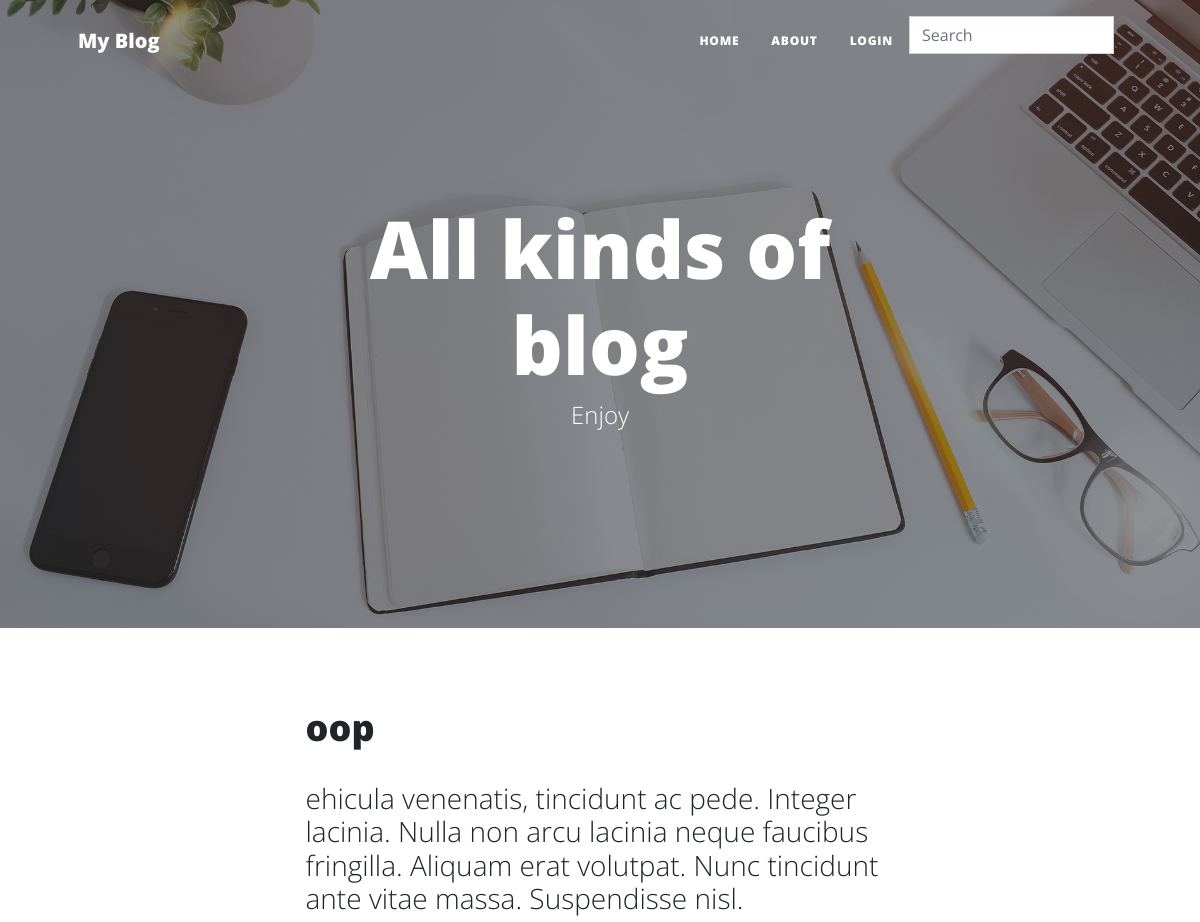
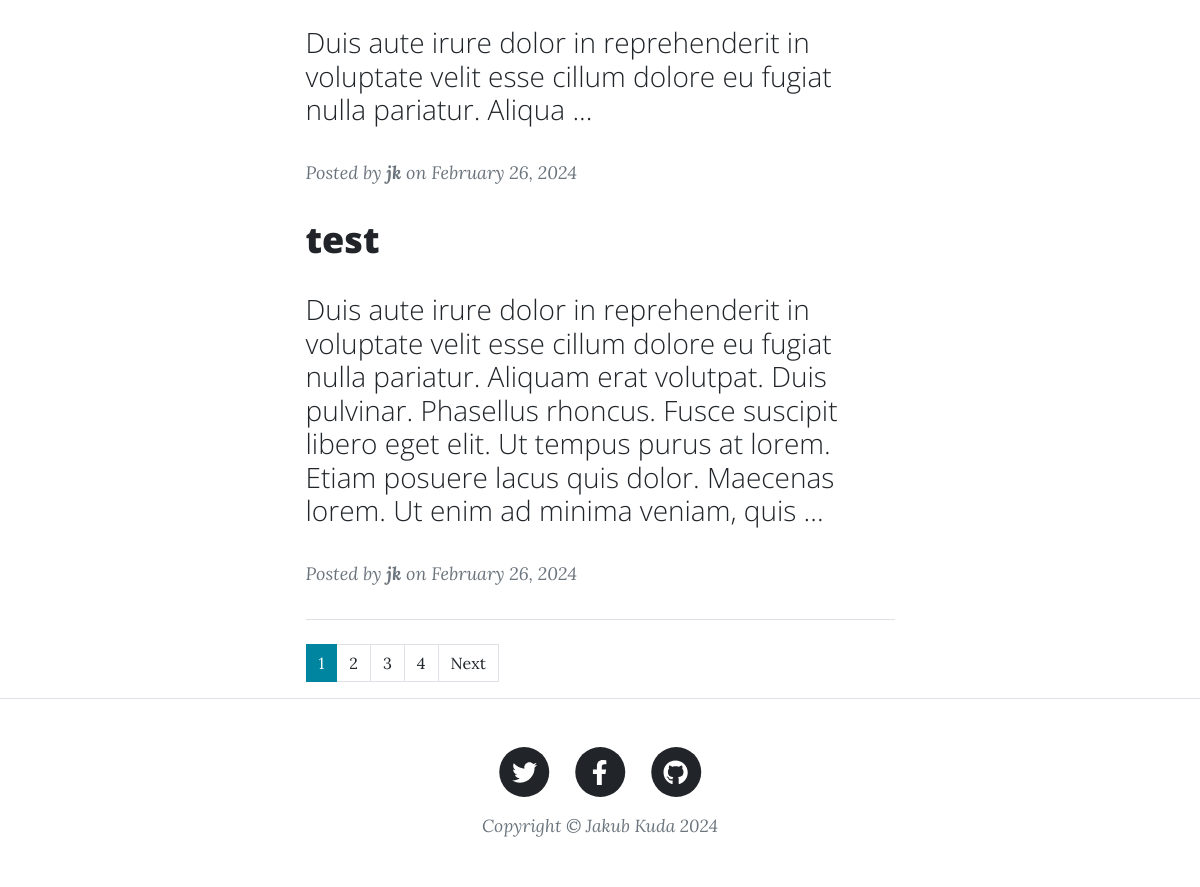
Before: / with the older database file (2 pictures, top to bottom).
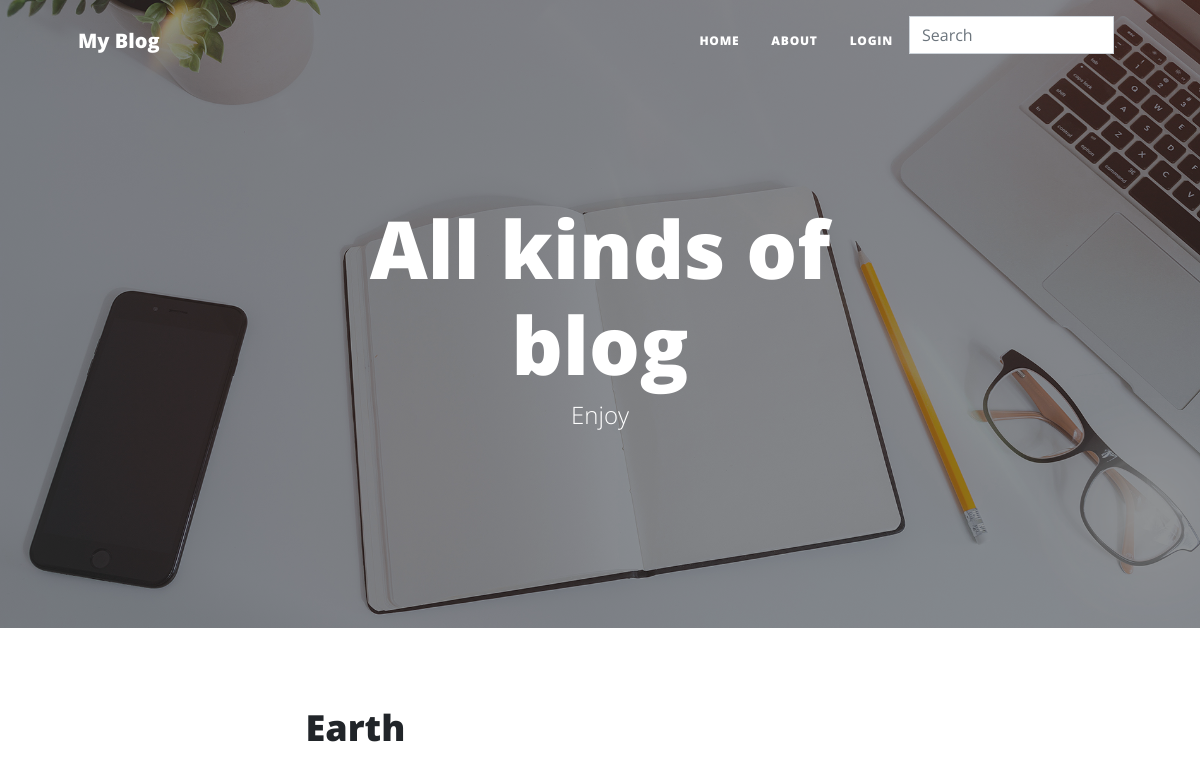
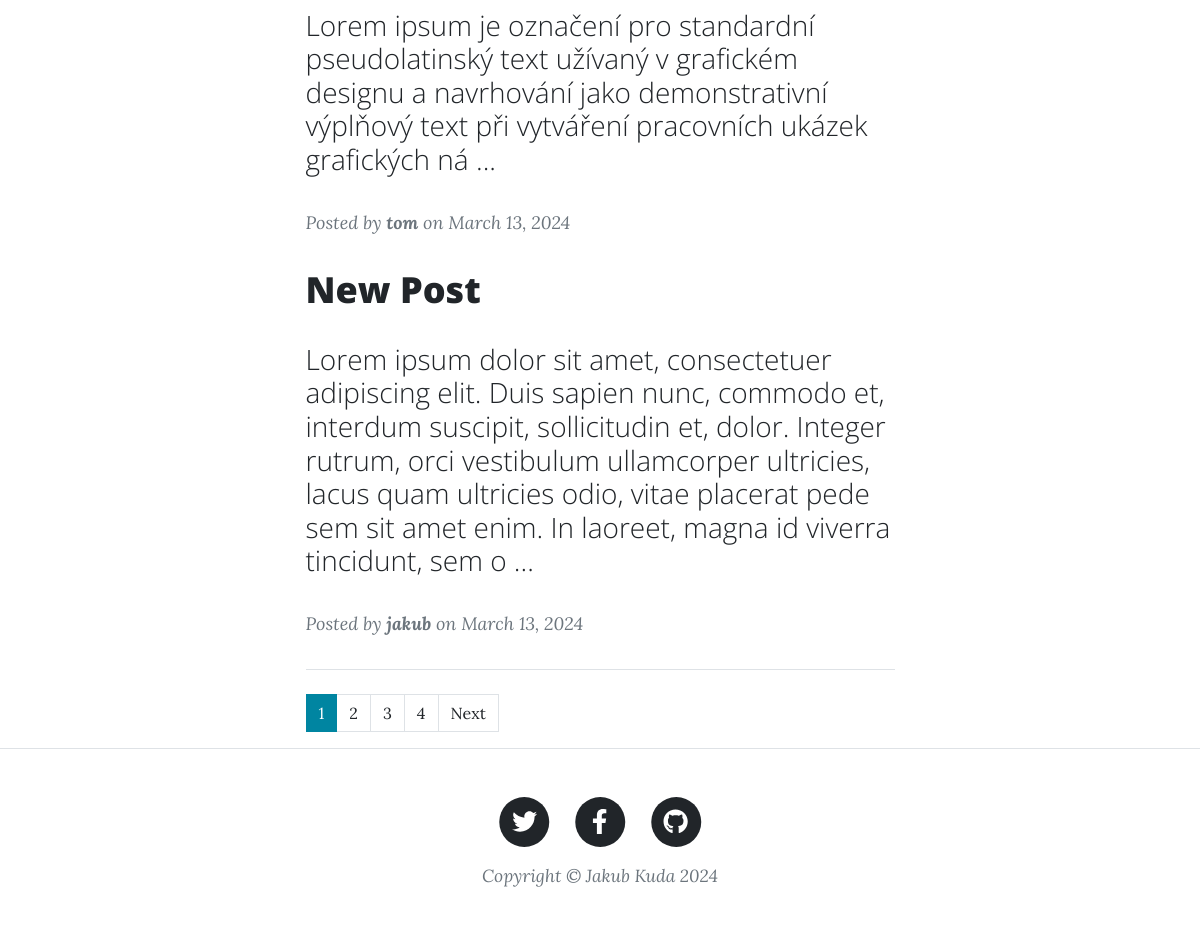
After: the same page with the newer database file (2 pictures, top to bottom).
### base/models.py (models this page shows, shortened)
class Post(models.Model):
    user = models.ForeignKey(User, on_delete=models.SET_NULL, null=True)
    title = models.CharField(max_length=100)
    text = RichTextUploadingField()
    created = models.DateTimeField(auto_now_add=True)
    updated = models.DateTimeField(auto_now=True)
    class Meta:
        ordering = ['-updated', '-created']

class User(AbstractUser):
    name = models.CharField(max_length=200, null=True)
    email = models.EmailField(unique=True, null=True)
    USERNAME_FIELD = 'email'
    REQUIRED_FIELDS = []

### base/views.py (the view)
# urls.py: path('', views.home, name='home'),
def home(request):
    posts = Post.objects.all().order_by('-created')
    paginator = Paginator(posts, 2)
    page_number = request.GET.get('page')
    page_obj = paginator.get_page(page_number)
    return render(request, 'base/home.html', {'page_obj': page_obj})

### base/templates/base/home.html (shortened to what this page needs)
{% extends 'index.html' %}
{% block header %}
<header class="masthead" style="background-image: url('static/assets/img/home-bg.jpg')">
    <div class="container position-relative px-4 px-lg-5">
        <div class="row gx-4 gx-lg-5 justify-content-center">
            <div class="col-md-10 col-lg-8 col-xl-7">
                <div class="site-heading">
                    <h1>All kinds of blog</h1>
                    <span class="subheading">Enjoy </span>
                </div>
            </div>
        </div>
    </div>
</header>
{% endblock %}
{% block content %}
<div class="container px-4 px-lg-5">
    <div class="row gx-4 gx-lg-5 justify-content-center">
        <div class="col-md-10 col-lg-8 col-xl-7">
            {% for post in page_obj %}
            <div class="post-preview">
                <a href="{% url 'post' post.id %}">
                    <h2 class="post-title">{{ post.title }}</h2>
                    <h3 class="post-subtitle">{{ post.text|slice:":300"|safe }}
                        {% if post.text|length > 300 %}...{% endif %}
                    </h3>
                </a>
                <p class="post-meta">
                    Posted by
                    <b>{{ post.user.username }}</b>
                    on {{ post.created|date:"F j, Y" }}
                </p>
            </div>
            {% endfor %}
            <hr class="my-4" />
            <nav aria-label="...">
                <ul class="pagination">
                    {% for num in page_obj.paginator.page_range %}
                    <li class="page-item {% if num == page_obj.number %}active{% endif %}">
                        <a class="page-link" href="?page={{ num }}">{{ num }}</a>
                    </li>
                    {% endfor %}
                    {% if page_obj.has_next %}
                    <li class="page-item">
                        <a class="page-link" href="?page={{ page_obj.next_page_number }}">Next</a>
                    </li>
                    {% endif %}
                </ul>
            </nav>
        </div>
    </div>
</div>
{% endblock content %}

### templates/index.html (shortened to what this page needs)
<!DOCTYPE html>
{% load static %}
<html lang="en">
    <head>
        <link href="{% static 'css/styles.css' %}" rel="stylesheet" />
    </head>
    <body>
        {% include 'navbar.html' %}
        {% block header %}
        {% endblock %}
        {% block content %}
        {% endblock %}
        <footer class="border-top">
            <div class="container px-4 px-lg-5">
                <div class="row gx-4 gx-lg-5 justify-content-center">
                    <div class="col-md-10 col-lg-8 col-xl-7">
                        <ul class="list-inline text-center">
                            <li class="list-inline-item">
                                <a href="https://www.twitter.com">
                                    <span class="fa-stack fa-lg">
                                        <i class="fas fa-circle fa-stack-2x"></i>
                                        <i class="fab fa-twitter fa-stack-1x fa-inverse"></i>
                                    </span>
                                </a>
                            </li>
                            <li class="list-inline-item">
                                <a href="https://www.facebook.com">
                                    <span class="fa-stack fa-lg">
                                        <i class="fas fa-circle fa-stack-2x"></i>
                                        <i class="fab fa-facebook-f fa-stack-1x fa-inverse"></i>
                                    </span>
                                </a>
                            </li>
                            <li class="list-inline-item">
                                <a href="https://github.com/Dzejk-jk">
                                    <span class="fa-stack fa-lg">
                                        <i class="fas fa-circle fa-stack-2x"></i>
                                        <i class="fab fa-github fa-stack-1x fa-inverse"></i>
                                    </span>
                                </a>
                            </li>
                        </ul>
                        <div class="small text-center text-muted fst-italic">Copyright &copy; Jakub Kuda 2024</div>
                    </div>
                </div>
            </div>
        </footer>
    </body>
</html>

### templates/navbar.html (shortened to what this page needs)
{% load static %}
<nav class="navbar navbar-expand-lg navbar-light" id="mainNav">
    <div class="container px-4 px-lg-5">
        <a class="navbar-brand" href="{% url 'home' %}">My Blog</a>
        <div class="collapse navbar-collapse" id="navbarResponsive">
            <ul class="navbar-nav ms-auto py-4 py-lg-0">
                <li class="nav-item"><a class="nav-link px-lg-3 py-3 py-lg-4" href="{% url 'home' %}">Home</a></li>
                <li class="nav-item"><a class="nav-link px-lg-3 py-3 py-lg-4" href="{% url 'about' %}">About</a></li>
                {% if request.user.is_authenticated %}
                <li class="nav-item"><a class="nav-link px-lg-3 py-3 py-lg-4" href="{% url 'create-post' %}">Create
                        Post</a></li>
                <li class="nav-item"><a class="nav-link px-lg-3 py-3 py-lg-4" href="{% url 'logout' %}">Logout</a></li>
                {% else %}
                <li class="nav-item"><a class="nav-link px-lg-3 py-3 py-lg-4" href="{% url 'login' %}">Login</a></li>
                {% endif %}
                <li class="nav-item">
                    <form class="nav-item py-lg-2 d-flex align-items-center" method="GET" action="{% url 'search' %}">
                        <input class="form-control me-2" type="search" placeholder="Search" aria-label="Search" name="q">
                    </form>
                </li>
            </ul>
        </div>
    </div>
</nav>

Changed rows visible on the page:
no longer on this page (row unchanged): Post: title "oop", text "ehicula venenatis, tincidunt ac pede. Integer lacinia. Nulla non arcu lacinia neque faucibus fringilla. Aliquam erat volutpat. Nunc tincidunt ante vitae massa. Suspendisse nisl. Duis aute irure dolor in reprehenderit in voluptate velit esse cillum dolore eu fugiat nulla pariatur. Aliqua", user.username "jk", created "February 26, 2024"
no longer on this page (row unchanged): Post: title "test", text "Duis aute irure dolor in reprehenderit in voluptate velit esse cillum dolore eu fugiat nulla pariatur. Aliquam erat volutpat. Duis pulvinar. Phasellus rhoncus. Fusce suscipit libero eget elit. Ut tempus purus at lorem. Etiam posuere lacus quis dolor. Maecenas lorem. Ut enim ad minima veniam, quis", user.username "jk", created "February 26, 2024"
added Post: title "Earth", text "Lorem ipsum je označení pro standardní pseudolatinský text užívaný v grafickém designu a navrhování jako demonstrativní výplňový text při vytváření pracovních ukázek grafických ná", user.username "tom", created "March 13, 2024"
added Post: title "New Post", text "Lorem ipsum dolor sit amet, consectetuer adipiscing elit. Duis sapien nunc, commodo et, interdum suscipit, sollicitudin et, dolor. Integer rutrum, orci vestibulum ullamcorper ultricies, lacus quam ultricies odio, vitae placerat pede sem sit amet enim. In laoreet, magna id viverra tincidunt, sem o", user.username "jakub", created "March 13, 2024"
